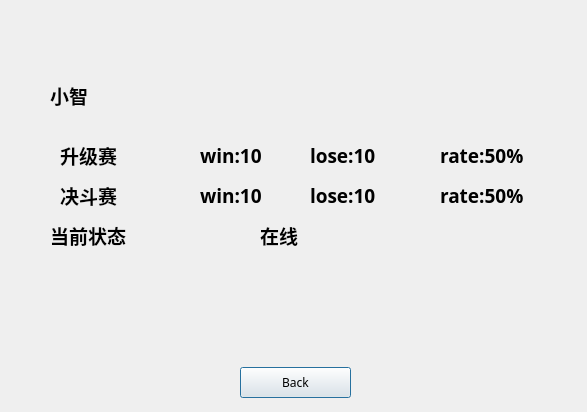
<?xml version="1.0" encoding="UTF-8"?>
<ui version="4.0">
 <class>Info</class>
 <widget class="QDialog" name="Info">
  <property name="geometry">
   <rect>
    <x>0</x>
    <y>0</y>
    <width>587</width>
    <height>412</height>
   </rect>
  </property>
  <property name="windowTitle">
   <string>Dialog</string>
  </property>
  <widget class="QLabel" name="label">
   <property name="geometry">
    <rect>
     <x>-10</x>
     <y>10</y>
     <width>601</width>
     <height>341</height>
    </rect>
   </property>
   <property name="styleSheet">
    <string notr="true">border-image: url(:/images/info.png);</string>
   </property>
   <property name="text">
    <string/>
   </property>
  </widget>
  <widget class="QLabel" name="numbadge">
   <property name="geometry">
    <rect>
     <x>50</x>
     <y>290</y>
     <width>51</width>
     <height>41</height>
    </rect>
   </property>
   <property name="styleSheet">
    <string notr="true">border-image: url(:/images/gold.png);</string>
   </property>
   <property name="text">
    <string/>
   </property>
  </widget>
  <widget class="QLabel" name="highbadge">
   <property name="geometry">
    <rect>
     <x>110</x>
     <y>290</y>
     <width>51</width>
     <height>41</height>
    </rect>
   </property>
   <property name="styleSheet">
    <string notr="true">border-image: url(:/images/sliver.png);</string>
   </property>
   <property name="text">
    <string/>
   </property>
  </widget>
  <widget class="QLabel" name="name">
   <property name="geometry">
    <rect>
     <x>50</x>
     <y>80</y>
     <width>161</width>
     <height>31</height>
    </rect>
   </property>
   <property name="font">
    <font>
     <family>Franklin Gothic Medium</family>
     <pointsize>14</pointsize>
     <weight>75</weight>
     <bold>true</bold>
    </font>
   </property>
   <property name="text">
    <string>小智</string>
   </property>
  </widget>
  <widget class="QLabel" name="label_3">
   <property name="geometry">
    <rect>
     <x>60</x>
     <y>140</y>
     <width>161</width>
     <height>31</height>
    </rect>
   </property>
   <property name="font">
    <font>
     <family>Franklin Gothic Medium</family>
     <pointsize>14</pointsize>
     <weight>75</weight>
     <bold>true</bold>
    </font>
   </property>
   <property name="text">
    <string>升级赛</string>
   </property>
  </widget>
  <widget class="QLabel" name="label_4">
   <property name="geometry">
    <rect>
     <x>60</x>
     <y>180</y>
     <width>161</width>
     <height>31</height>
    </rect>
   </property>
   <property name="font">
    <font>
     <family>Franklin Gothic Medium</family>
     <pointsize>14</pointsize>
     <weight>75</weight>
     <bold>true</bold>
    </font>
   </property>
   <property name="text">
    <string>决斗赛</string>
   </property>
  </widget>
  <widget class="QLabel" name="label_5">
   <property name="geometry">
    <rect>
     <x>50</x>
     <y>220</y>
     <width>161</width>
     <height>31</height>
    </rect>
   </property>
   <property name="font">
    <font>
     <family>Franklin Gothic Medium</family>
     <pointsize>14</pointsize>
     <weight>75</weight>
     <bold>true</bold>
    </font>
   </property>
   <property name="text">
    <string>当前状态</string>
   </property>
  </widget>
  <widget class="QLabel" name="win">
   <property name="geometry">
    <rect>
     <x>200</x>
     <y>140</y>
     <width>91</width>
     <height>31</height>
    </rect>
   </property>
   <property name="font">
    <font>
     <family>Franklin Gothic Medium</family>
     <pointsize>14</pointsize>
     <weight>75</weight>
     <bold>true</bold>
    </font>
   </property>
   <property name="text">
    <string>win:10</string>
   </property>
  </widget>
  <widget class="QLabel" name="lose">
   <property name="geometry">
    <rect>
     <x>310</x>
     <y>140</y>
     <width>91</width>
     <height>31</height>
    </rect>
   </property>
   <property name="font">
    <font>
     <family>Franklin Gothic Medium</family>
     <pointsize>14</pointsize>
     <weight>75</weight>
     <bold>true</bold>
    </font>
   </property>
   <property name="text">
    <string>lose:10</string>
   </property>
  </widget>
  <widget class="QLabel" name="rate">
   <property name="geometry">
    <rect>
     <x>440</x>
     <y>140</y>
     <width>121</width>
     <height>31</height>
    </rect>
   </property>
   <property name="font">
    <font>
     <family>Franklin Gothic Medium</family>
     <pointsize>14</pointsize>
     <weight>75</weight>
     <bold>true</bold>
    </font>
   </property>
   <property name="text">
    <string>rate:50%</string>
   </property>
  </widget>
  <widget class="QLabel" name="lose1">
   <property name="geometry">
    <rect>
     <x>310</x>
     <y>180</y>
     <width>91</width>
     <height>31</height>
    </rect>
   </property>
   <property name="font">
    <font>
     <family>Franklin Gothic Medium</family>
     <pointsize>14</pointsize>
     <weight>75</weight>
     <bold>true</bold>
    </font>
   </property>
   <property name="text">
    <string>lose:10</string>
   </property>
  </widget>
  <widget class="QLabel" name="rate1">
   <property name="geometry">
    <rect>
     <x>440</x>
     <y>180</y>
     <width>121</width>
     <height>31</height>
    </rect>
   </property>
   <property name="font">
    <font>
     <family>Franklin Gothic Medium</family>
     <pointsize>14</pointsize>
     <weight>75</weight>
     <bold>true</bold>
    </font>
   </property>
   <property name="text">
    <string>rate:50%</string>
   </property>
  </widget>
  <widget class="QLabel" name="win1">
   <property name="geometry">
    <rect>
     <x>200</x>
     <y>180</y>
     <width>91</width>
     <height>31</height>
    </rect>
   </property>
   <property name="font">
    <font>
     <family>Franklin Gothic Medium</family>
     <pointsize>14</pointsize>
     <weight>75</weight>
     <bold>true</bold>
    </font>
   </property>
   <property name="text">
    <string>win:10</string>
   </property>
  </widget>
  <widget class="QLabel" name="state">
   <property name="geometry">
    <rect>
     <x>260</x>
     <y>220</y>
     <width>161</width>
     <height>31</height>
    </rect>
   </property>
   <property name="font">
    <font>
     <family>Franklin Gothic Medium</family>
     <pointsize>14</pointsize>
     <weight>75</weight>
     <bold>true</bold>
    </font>
   </property>
   <property name="text">
    <string>在线</string>
   </property>
  </widget>
  <widget class="QPushButton" name="pushButton">
   <property name="geometry">
    <rect>
     <x>240</x>
     <y>367</y>
     <width>111</width>
     <height>31</height>
    </rect>
   </property>
   <property name="font">
    <font>
     <family>04b_21</family>
    </font>
   </property>
   <property name="text">
    <string>Back</string>
   </property>
  </widget>
 </widget>
 <resources/>
 <connections/>
</ui>
